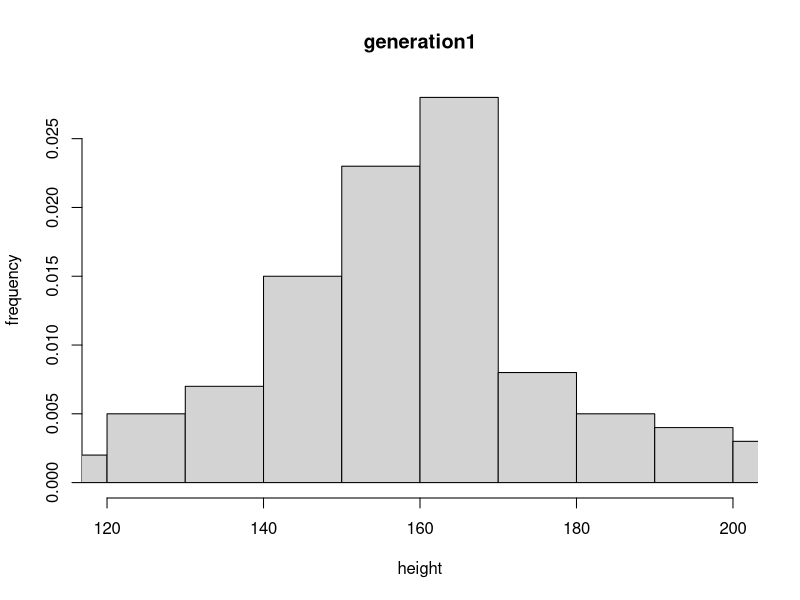
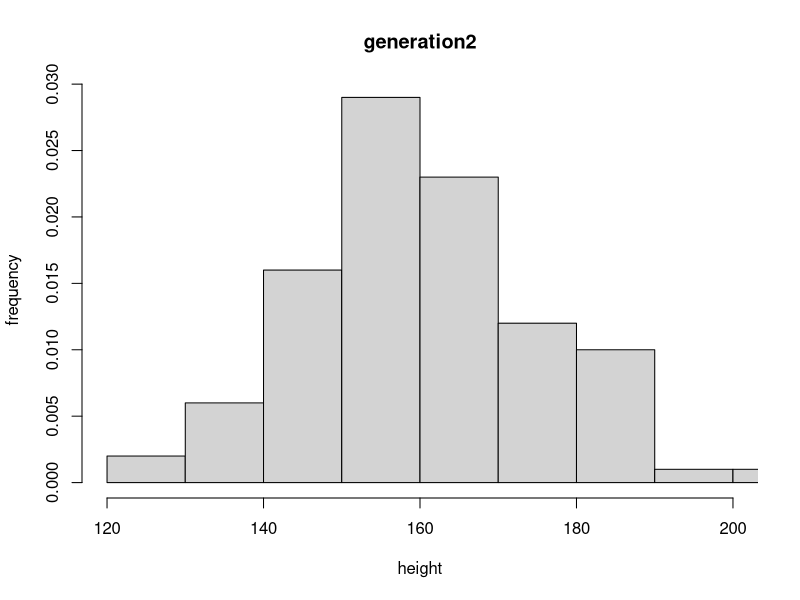
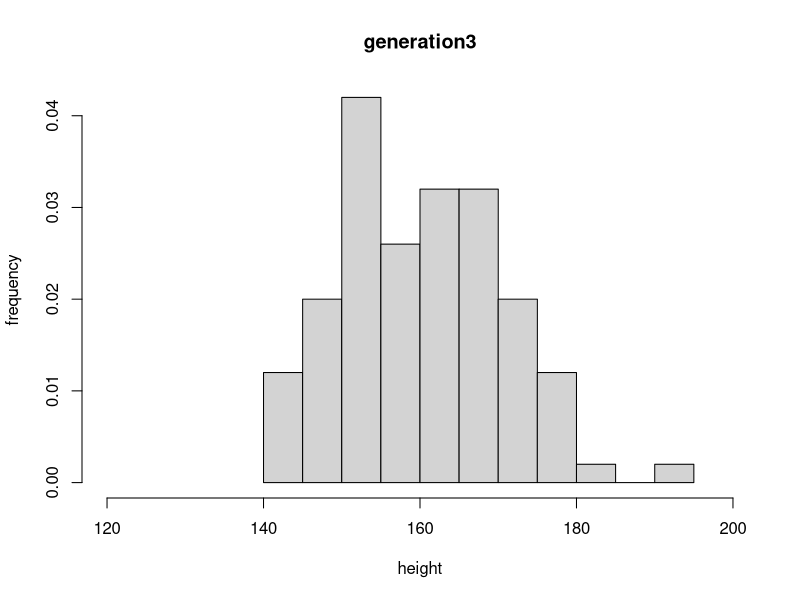
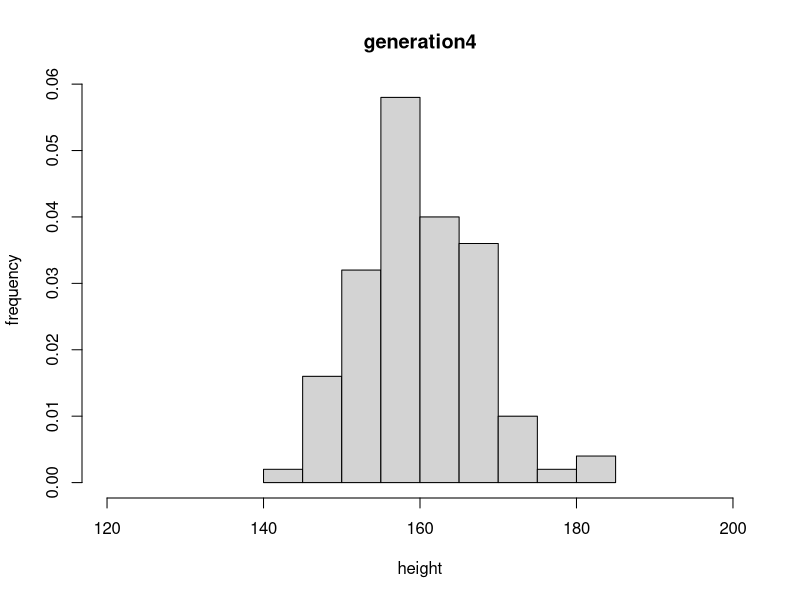
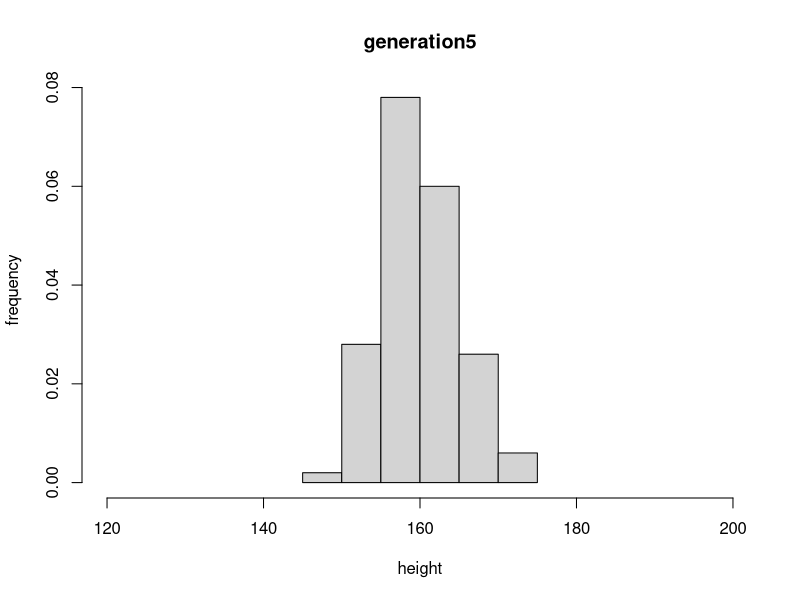
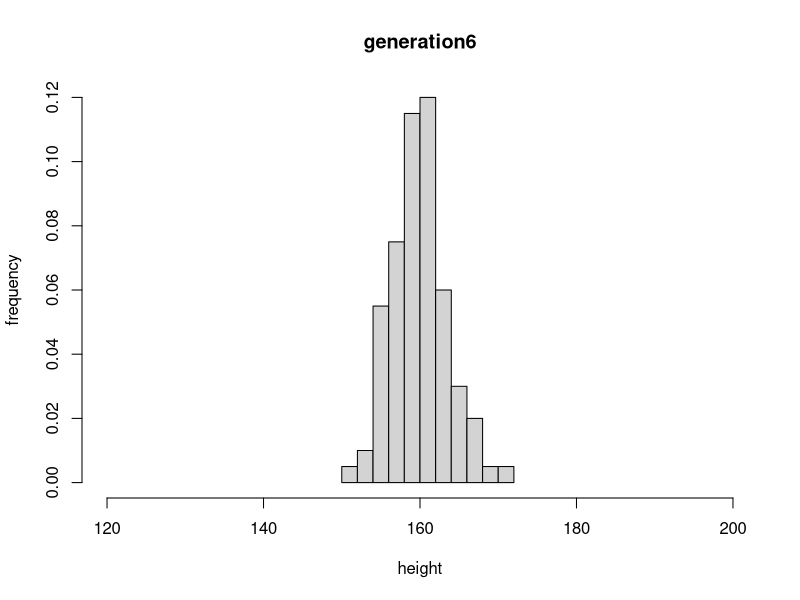
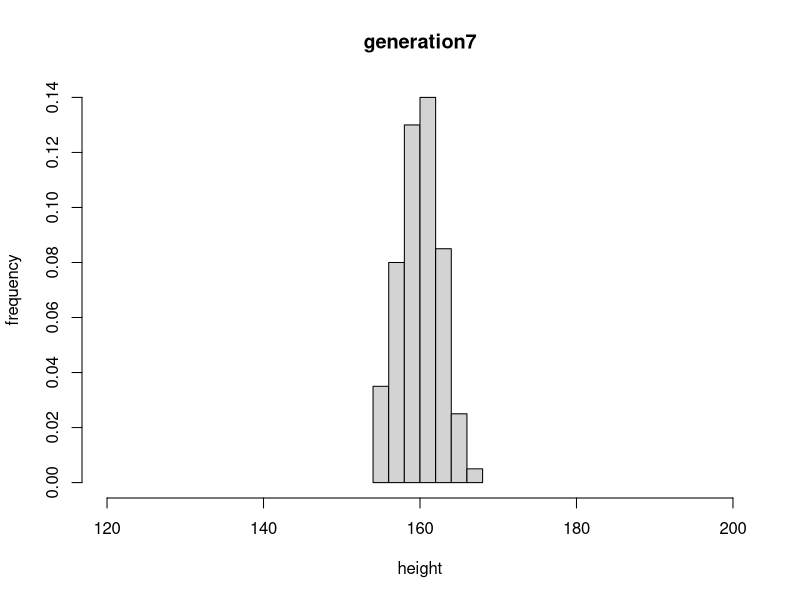
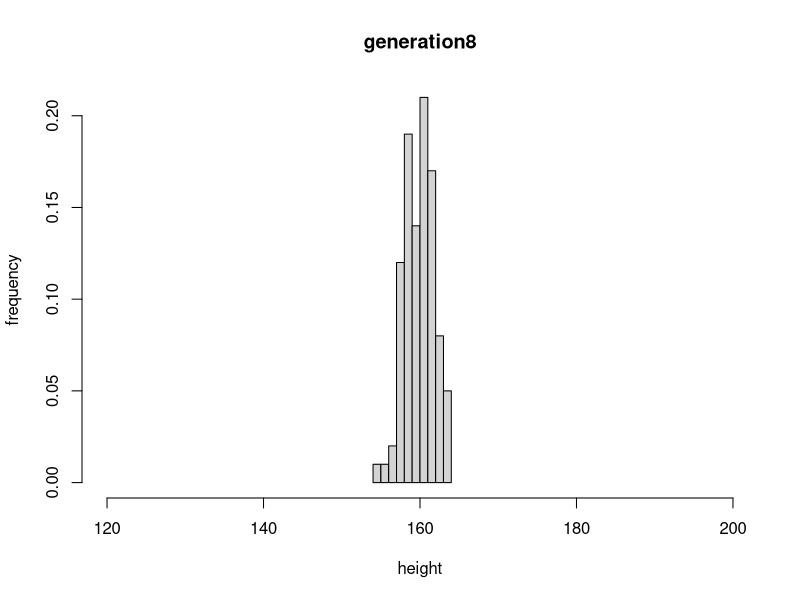

Source code (R) for these figures, in order:
## ---- chunk 1
pop <- data.frame(m = rnorm(100, 160, 20), f = rnorm(100, 160, 20))
## ---- chunk 2
next_gen <- function(pop) {
pop$m <- sample(pop$m)
pop$m <- rowMeans(pop)
pop$f <- pop$m
pop
}
## ---- chunk 3
pop1 <- data.frame(m = rnorm(100, 160, 20), f = rnorm(100, 160, 20))
hist(pop1$m, freq=F,xlim=c(120,200), xlab="height", ylab="frequency", main="generation1")
for(i in 2:9) {
  vname <- paste("pop",i, sep="")         
  argname <- paste("pop",i-1, sep="")    
  assign(vname, next_gen(get(argname)))   
  xlim=c(120,200)
  xlab="height"
  ylab="frequency"
  main=paste("generation",i, sep="")
  hist(get(vname)$m, freq=F,xlim=xlim, xlab=xlab, ylab=ylab, main=main)  
}
## ---- chunk 4
library(ggplot2)
data <- rbind(pop1,pop2,pop3,pop4,pop5,pop6,pop7,pop8,pop9)
gen <- c(rep(1:9, each=100))
data <- cbind(data, gen)
d <- ggplot(data, aes(m, f))
d + geom_point(alpha = 1/5) +facet_wrap(~gen)
## ---- chunk 5
treatment_mean <- rep(0, 10) 
treatment_upperbound <- rep(0, 10)
treatment_lowerbound <- rep(0, 10)
control_mean <- rep(0, 10) 
control_upperbound <- rep(0, 10)
control_lowerbound <- rep(0, 10)
for(i in seq(250,2500,250)){
    sample <- rnorm(i, mean = 60, sd = 20)
    label <- rbinom(i, 1, 0.5)
    treatment <- sample[label==1] 
    control <- sample[label==0] 
    treatment = treatment + 5
    t_bs <- replicate(1000, mean(sample(treatment,size=length(treatment),replace=T)))
    c_bs <- replicate(1000, mean(sample(control,size=length(control),replace=T)))
    treatment_mean[i/250] = mean(treatment)
    treatment_upperbound[i/250] = quantile(t_bs, 0.975)
    treatment_lowerbound[i/250] = quantile(t_bs, 0.025)
    control_mean[i/250] = mean(control)
    control_upperbound[i/250] = quantile(c_bs, 0.975)
    control_lowerbound[i/250] = quantile(c_bs, 0.025)
}
## ---- chunk 6
makeTransparent = function(..., alpha=0.5) {
  if(alpha<0 | alpha>1) stop("alpha must be between 0 and 1")
  alpha = floor(255*alpha)  
  newColor = col2rgb(col=unlist(list(...)), alpha=FALSE)
  .makeTransparent = function(col, alpha) {
    rgb(red=col[1], green=col[2], blue=col[3], alpha=alpha, maxColorValue=255)
  }
  newColor = apply(newColor, 2, .makeTransparent, alpha=alpha)
  return(newColor)
}

plot(x=seq(250,2500,250),y=treatment_mean,type="l",xlab="patient numbers",ylab="mean",
     xlim=c(250,2500),ylim=c(50,75))
polygon(x=c(seq(250,2500,250),seq(2500,250,-250)),y=c(treatment_lowerbound,rev(treatment_upperbound)), border=NA, col=makeTransparent('red',alpha=0.5))

lines(x=seq(250,2500,250),y=control_mean)
polygon(x=c(seq(250,2500,250),seq(2500,250,-250)),y=c(control_lowerbound,rev(control_upperbound)), border=NA, col=makeTransparent('blue',alpha=0.5))

legend(2000,75,c("treatment","control"),lty=c(1,1,1),lwd=c(1,1,1),col=c("red","blue"), cex=0.45)
## ---- chunk 7
makeTransparent = function(..., alpha=0.5) {
  if(alpha<0 | alpha>1) stop("alpha must be between 0 and 1")
  alpha = floor(255*alpha)  
  newColor = col2rgb(col=unlist(list(...)), alpha=FALSE)
  .makeTransparent = function(col, alpha) {
    rgb(red=col[1], green=col[2], blue=col[3], alpha=alpha, maxColorValue=255)
  }
  newColor = apply(newColor, 2, .makeTransparent, alpha=alpha)
  return(newColor)
}

par(new=FALSE)
plot(NULL,
     xlim=c(-1, 1),
     ylim=c(-1, 1),
     xlab="",
     ylab=""
)

polygon(x=c(seq(-0.75, 0.25, length.out=100), seq(0.25, -0.75, length.out=100)),
        y=c(rep(-0.25, 100), rep(0.75, 100)), border=NA, col=makeTransparent('blue',alpha=0.5))
polygon(x=c(seq(-0.25, 0.75, length.out=100), seq(0.75, -0.25, length.out=100)),
        y=c(rep(-0.75, 100), rep(0.25, 100)), border=NA, col=makeTransparent('red',alpha=0.5))
## ---- chunk 8
makePatient <- function() {
  vowel <- grep("[aeiou]", letters)
  cons <- grep("[^aeiou]", letters)
  name <- paste(sample(LETTERS[cons], 1), sample(letters[vowel], 1), sample(letters[cons], 1), sep='')
  gender <- factor(sample(0:1, 1), levels=0:1, labels=c('female','male'))
  dob <- as.Date(sample(7500, 1), origin="1970-01-01")
  n <- sample(6, 1)
  doa <- as.Date(sample(1500, n), origin="2010-01-01")
  pulse <- round(rnorm(n, 80, 10))
  temp <- round(rnorm(n, 98.4, 0.3), 2)
  fluid <- round(runif(n), 2)
  list(name, gender, dob, doa, pulse, temp, fluid)
}
## ---- chunk 9
medicalRecord <- function(){
  patient <- makePatient()
  names(patient) <- c('name', 'gender', 'date_of_birth', 'date_of_admission', 'pulse', 'temperature', 'fluid_intake')
  class(patient) <- 'medicalRecord'
  return(patient)
}
set.seed(8)
patient <- medicalRecord()
patient
class(patient)
## ---- chunk 10
mean.medicalRecord <- function(p) {
  mean.pulse <- mean(p$pulse) 
  mean.temp <- mean(p$temp)
  mean.fluid <- mean(p$fluid)
x<-c(mean.pulse, mean.temp,mean.fluid)
names(x)<-c("mean.pulse", "mean.temp","mean.fluid")
return(x)  
}

print.medicalRecord <- function(p) {
  cat("name:",p$name,"\n")
  cat(sprintf("gender: %s\n",p$gender))
  cat(sprintf("date of birth: %s\n",p$date_of_birth))
  d <-as.data.frame(p[4:7])
  d <- d[order(d[,1]),]   
  return(d)
}

plot.medicalRecord <- function(p) {
  par(mfrow=c(1,3))
  plot(p$pulse, ylab="pulse", xlab="visit")
  plot(p$temp, ylab="temparature", xlab="visit")
  plot(p$fluid,ylab="fluid", xlab="visit")
}
mean.medicalRecord(patient)
print.medicalRecord(patient)
plot.medicalRecord(patient)
## ---- chunk 11
set.seed(8)
for(i in 1:10) 
{ 
  name <- paste("c", i, sep = "")
  cohort<- makePatient()
  class(cohort)<-"medicalRecord"
  names(cohort)<-c("name","gender","date_of_birth","date_of_admission","pulse","temp","fluid")
  assign(name, cohort)
}
for(i in 1:10){
  name <- paste("c", i, sep = "")
  cohort <- get(name)
  print(mean(cohort))
  print(print(cohort))
}
